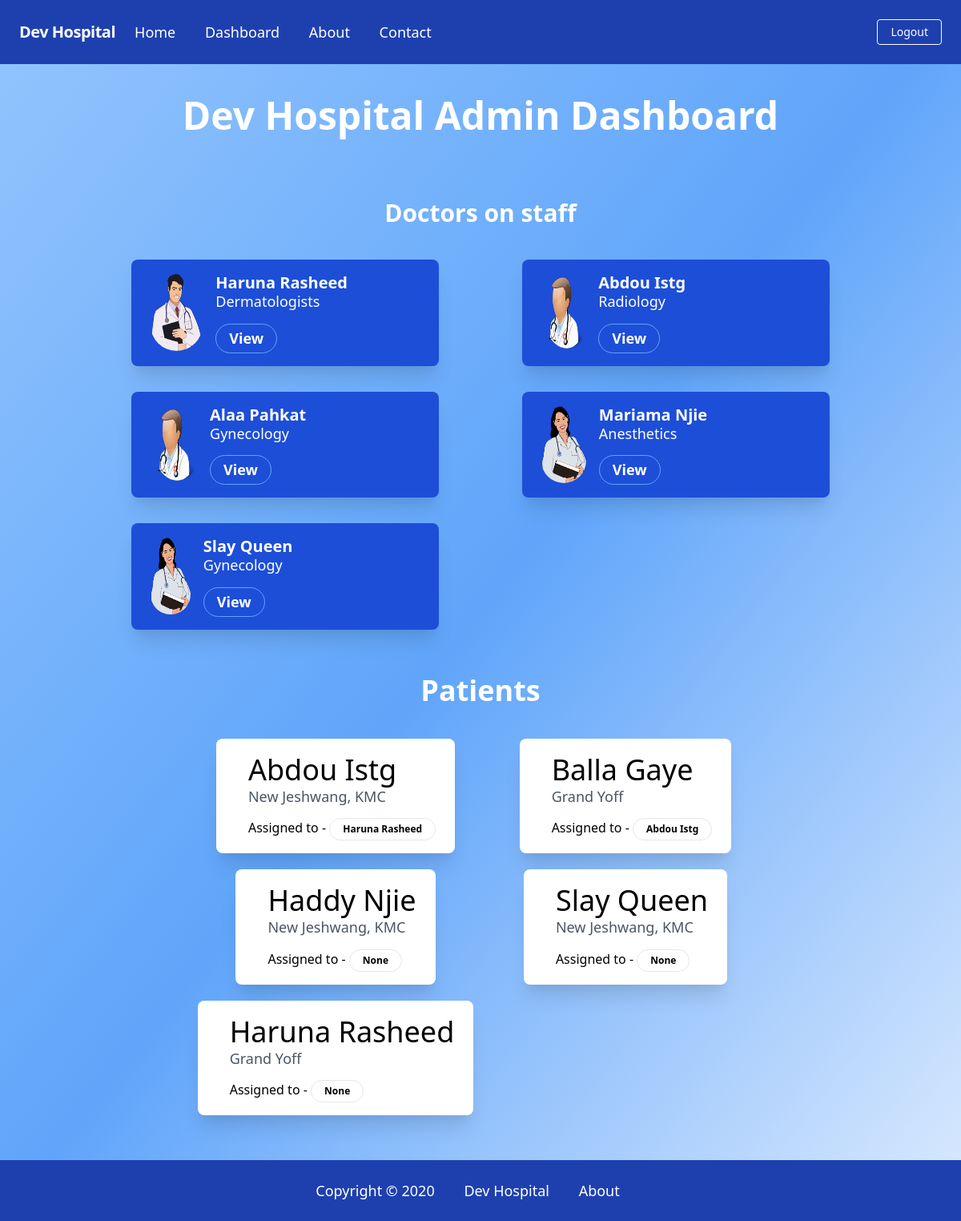
Screenshot of /adminhome/ (signed in) with the database file from the repository.
### accounts/models.py (models this page shows, shortened)
class Doctor(models.Model):
    user= models.OneToOneField(User, on_delete=models.CASCADE)
    address = models.CharField(max_length=40)
    mobile = models.CharField(max_length=20, null=True)
    department = models.CharField(max_length=50, choices=departments, default='GYN')
    image = models.ImageField(upload_to='images/', default='images/male_doc.png')
    def __str__(self):
        return "%s %s" % (self.user.first_name, self.user.last_name)
    def doc_first_name(self):
        return "%s " % self.user.first_name
    doc_first_name.short_description = 'Name'
    def get_absolute_url(self):
        return reverse('account:detail', kwargs={ 'pk': self.pk})

class User(AbstractBaseUser, PermissionsMixin):
    first_name = models.CharField(max_length=255, unique=False)
    last_name = models.CharField(max_length=255, unique=False)
    username = models.CharField(max_length=255, unique=True)
    email = models.EmailField(max_length=80, unique=True, null=False)
    is_active = models.BooleanField(default=True)
    is_staff = models.BooleanField(default=False)
    USERNAME_FIELD = 'email'
    objects = UserManager()

class Patient(models.Model):
    user=models.OneToOneField(User,on_delete=models.CASCADE)
    address = models.CharField(max_length=40)
    phone = models.CharField(max_length=20,null=False)
    date_admitted = models.DateField(auto_now=True)
    symptoms = models.CharField(max_length=100,null=False)
    assigned_to = models.ForeignKey(Doctor,on_delete=models.CASCADE,null=True, blank=True)
    def patient_first_name(self):
        return "%s " % self.user.first_name
    patient_first_name.short_description = 'Name'

### accounts/views.py (the view)
# urls.py: path('adminhome/', views.AdminHomeView.as_view(), name='adminhome'),
class AdminHomeView(TemplateView):
    template_name = "accounts/admin_dashboard.html"
    def get_context_data(self, **kwargs):
        context = super().get_context_data(**kwargs)
        if self.request.user.is_authenticated and not self.request.user.is_superuser:
            patient = Patient.objects.get(user=self.request.user)
            if patient:
                context['patient'] = patient
        context['docs'] = Doctor.objects.all()
        context['patients_list'] = Patient.objects.all()
        return context

### templates/accounts/admin_dashboard.html (shortened to what this page needs)
{% extends 'base.html' %}
{% block content %}
    <div class="flex flex-col w-full">
    <h1 class="font-sans text-5xl text-black font-bold text-white text-center mt-10 mb-10">Dev Hospital Admin Dashboard</h1>
    {% if user.is_superuser %}
        <h3 class="font-sans text-3xl text-black font-bold text-white text-center mt-10 mb-10 ">Doctors on staff</h3>
        <div class="w-4/5 mx-auto grid grid-cols-2 gap-4 ">
        {% for doc in docs %}
            <div class="">
       {% include 'partials/doc_card.html'   %}
            </div>
        {% endfor %}
        </div>
              <div>
        <h3 class="font-sans text-4xl text-black font-bold text-white text-center mt-10 ">Patients</h3>
        </div>
          <div class="w-3/5 grid grid-cols-2 gap-1 mx-auto mt-10 ">
              {% for patient in patients_list %}
            {% include 'partials/patient_card.html' %}
        {% endfor %}
             </div>
        {% elif user.is_authenticated and user == patient.user %}
        <div>
        {{ patient.user.first_name }}
        </div>
        {% else %}
        <h5>Hello you are not admin</h5>
    {% endif %}
     </div>
   </div>
{% endblock content %}

### templates/partials/doc_card.html
<div class="bg-blue-700 max-w-sm flex mx-auto flex-auto    mb-4 shadow-xl rounded-lg overflow-hidden">
  <div class=" sm:flex sm:items-center px-6 py-4">
    <img class="w-1/4 block mx-auto sm:mx-0 sm:flex-shrink-0 h-16 sm:h-24 rounded-full" src="{{ doc.image.url}}" alt="Woman's Face">
    <div class="mt-4 sm:mt-0 sm:ml-4 text-center text-white sm:text-left">
      <p class="text-xl font-bold leading-tight">{{ doc.user.first_name}} {{ doc.user.last_name }}</p>
      <p class="text-lg  leading-tight text-white">{{ doc.department}}</p>
      <div class="mt-4">
          <a href="{{ doc.get_absolute_url }}">
              <button class="text-teal-500 hover:text-blue-700 hover:bg-white border border-blue-400 text-lg font-semibold rounded-full px-4 py-1 leading-normal">View</button>
          </a>
      </div>
    </div>
  </div>
</div>

### templates/partials/patient_card.html
<div class="bg-white max-w-sm flex mx-auto flex-auto  mb-4 shadow-xl rounded-lg overflow-hidden">
  <div class=" sm:flex sm:items-center px-6 py-4">
    <div class="h-35 flex flex-col justify-center mt-4 sm:mt-0 sm:ml-4 text-center sm:text-left">
      <p class="text-4xl leading-tight">{{ patient.user.first_name}} {{ patient.user.last_name }}</p>
      <p class="text-lg leading-tight text-gray-600">{{ patient.address}}</p>
      <div class="mt-4">
          Assigned to -
          <a href="{{ patient.assigned_to.get_absolute_url }}">
              <button class="text-teal-500 hover:text-blue-900 hover:bg-teal-500 border  text-xs font-semibold rounded-full px-4 py-1 leading-normal">{{ patient.assigned_to }}</button>
          </a>
      </div>
    </div>
  </div>
</div>

### rows the page displays
Doctor: image (picture), user.first_name "Haruna", user.last_name "Rasheed", department "Dermatologists"
Doctor: image (picture), user.first_name "Abdou", user.last_name "Istg", department "Radiology"
Doctor: image (picture), user.first_name "Alaa", user.last_name "Pahkat", department "Gynecology"
Doctor: image (picture), user.first_name "Mariama", user.last_name "Njie", department "Anesthetics"
Doctor: image (picture), user.first_name "Slay", user.last_name "Queen", department "Gynecology"
Patient: user.first_name "Abdou", user.last_name "Istg", address "New Jeshwang, KMC", assigned_to "Haruna Rasheed"
Patient: user.first_name "Balla", user.last_name "Gaye", address "Grand Yoff", assigned_to "Abdou Istg"
Patient: user.first_name "Haddy", user.last_name "Njie", address "New Jeshwang, KMC", assigned_to "None"
Patient: user.first_name "Slay", user.last_name "Queen", address "New Jeshwang, KMC", assigned_to "None"
Patient: user.first_name "Haruna", user.last_name "Rasheed", address "Grand Yoff", assigned_to "None"
